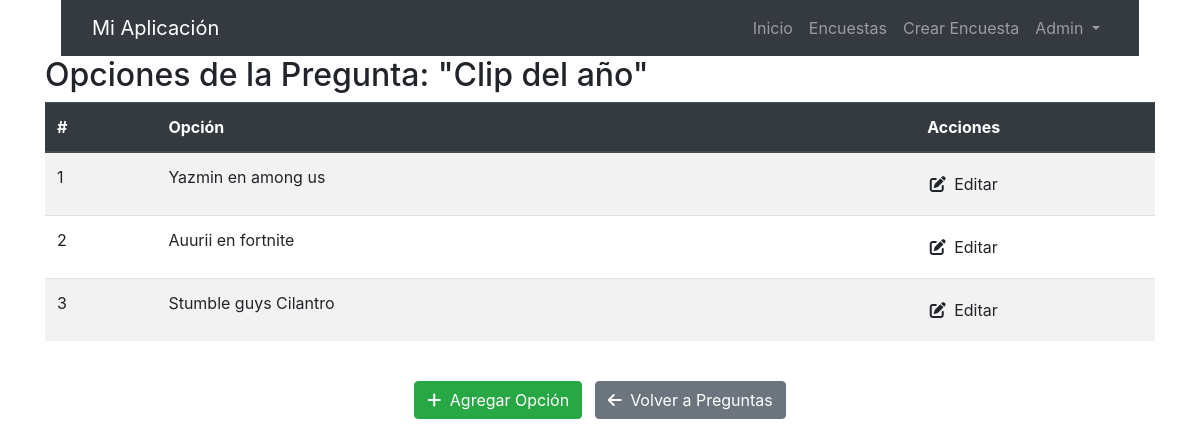
The app's page /lista_opciones/1/, older data.
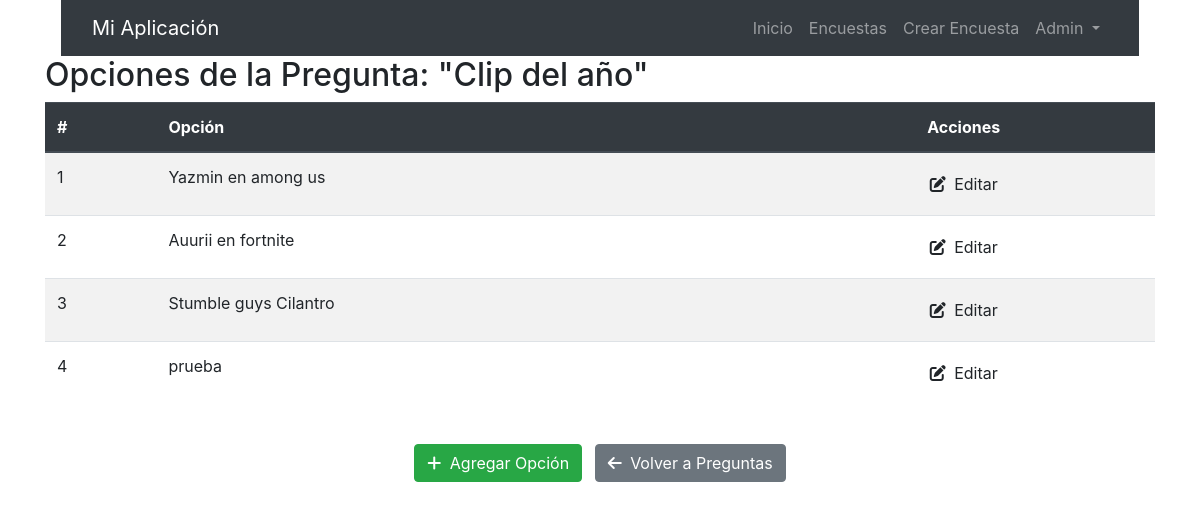
The same page, newer data.
### core/models.py (models this page shows, shortened)
class Opcion(models.Model):
    pregunta = models.ForeignKey(Pregunta, on_delete=models.CASCADE, related_name='opciones', null=True)
    opcion = models.CharField(max_length=200)
    medias = models.ManyToManyField(Media, related_name='opciones_media', blank=True)
    color = models.CharField(max_length=7, blank=True, default="#28a745", validators=[
        RegexValidator(r'^#[0-9A-Fa-f]{6}$', message="El color debe ser un código hexadecimal válido.")
    ])

### core/views.py (the view)
# urls.py: path('lista_opciones/<int:pregunta_id>/', views.lista_opciones, name='lista_opciones'),
def lista_opciones(request, pregunta_id):
    pregunta = get_object_or_404(Pregunta, id=pregunta_id)
    opciones = Opcion.objects.filter(pregunta=pregunta)
    return render(request, 'core/lista_opciones.html', {'pregunta': pregunta, 'opciones': opciones})

### core/templates/core/lista_opciones.html (shortened to what the changed rows need)
<!DOCTYPE html>
<html lang="es">
<head>
       {% load static %}
    <link rel="stylesheet" href="https://stackpath.bootstrapcdn.com/bootstrap/4.5.2/css/bootstrap.min.css">
    <link rel="stylesheet" href="https://cdnjs.cloudflare.com/ajax/libs/animate.css/4.1.1/animate.min.css"/>
        <link href="https://cdnjs.cloudflare.com/ajax/libs/font-awesome/5.10.0/css/all.min.css" rel="stylesheet">
        <link href="{% static 'core/lib/owlcarousel/assets/owl.carousel.min.css' %}" rel="stylesheet">
        <link href="{% static 'core/lib/lightbox/css/lightbox.min.css' %}" rel="stylesheet">
</head>
<body>
   <div class="container voting-container">
         <div class="page-title">
                <h2 class="animate-title">Opciones de la Pregunta: "{{ pregunta.pregunta }}"</h2>
        </div>
        {% if opciones %}
            <div class="table-responsive">
                <table class="table table-striped table-hover">
                    <thead class="thead-dark">
                    <tr>
                        <th>#</th>
                        <th>Opción</th>
                        <th class="text-center">Acciones</th>
                    </tr>
                    </thead>
                    <tbody>
                        {% for opcion in opciones %}
                            <tr>
                                <td>{{ forloop.counter }}</td>
                                <td>{{ opcion.opcion }}</td>
                                <td class="text-center">
                                    <div class="btn-group" role="group">
                                          <a href="{% url 'editar_opcion' opcion_id=opcion.id %}" class="btn option-btn">
                                           <i class="fas fa-edit mr-1"></i> Editar
                                        </a>
                                    </div>
                                </td>
                            </tr>
                        {% endfor %}
                    </tbody>
                </table>
            </div>
        {% else %}
            <div class="empty-state animate-scale-in">
                <i class="fas fa-list-ul empty-icon"></i>
                <p>No hay opciones disponibles.</p>
            </div>
        {% endif %}
    </div>
</body>
</html>

Row changes from the older to the newer data that the page shows:
added Opcion: opcion "prueba"
